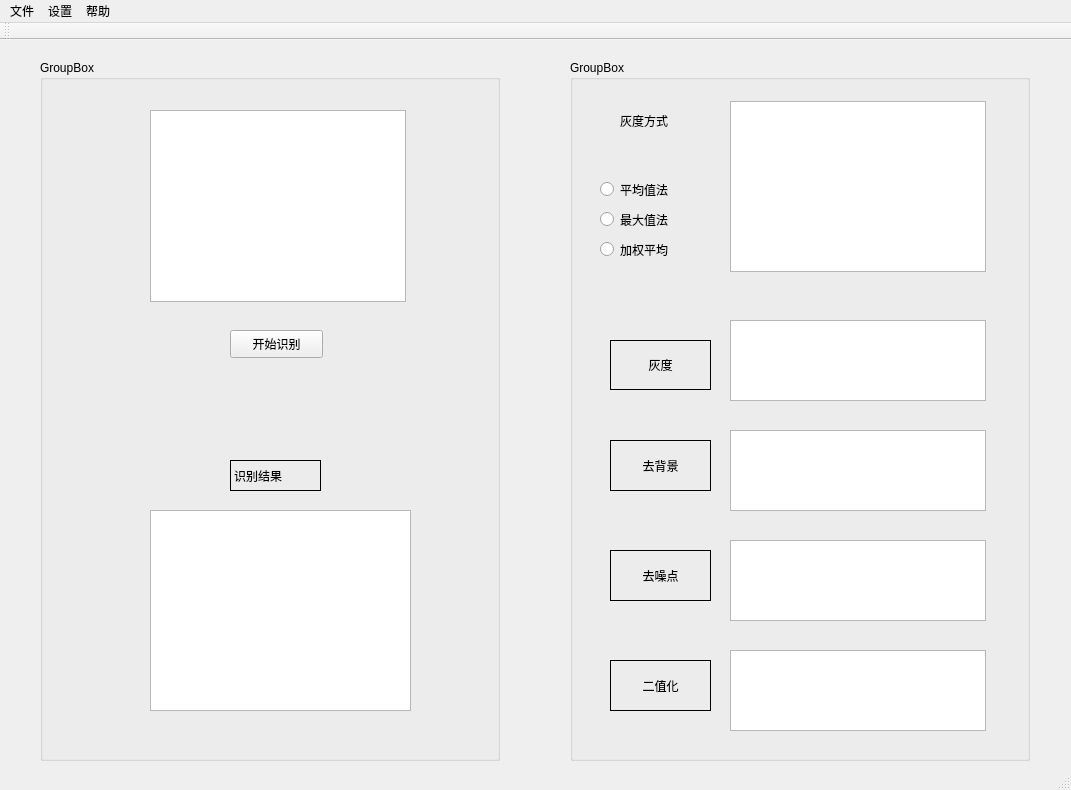
<?xml version="1.0" encoding="UTF-8"?>
<ui version="4.0">
 <class>ViewClass</class>
 <widget class="QMainWindow" name="ViewClass">
  <property name="geometry">
   <rect>
    <x>0</x>
    <y>0</y>
    <width>1071</width>
    <height>790</height>
   </rect>
  </property>
  <property name="windowTitle">
   <string>App</string>
  </property>
  <widget class="QWidget" name="centralWidget">
   <widget class="QGroupBox" name="groupBox">
    <property name="geometry">
     <rect>
      <x>40</x>
      <y>20</y>
      <width>460</width>
      <height>701</height>
     </rect>
    </property>
    <property name="title">
     <string>GroupBox</string>
    </property>
    <widget class="QGraphicsView" name="origin">
     <property name="geometry">
      <rect>
       <x>110</x>
       <y>50</y>
       <width>256</width>
       <height>192</height>
      </rect>
     </property>
    </widget>
    <widget class="QPushButton" name="recognizeButton">
     <property name="geometry">
      <rect>
       <x>190</x>
       <y>270</y>
       <width>93</width>
       <height>28</height>
      </rect>
     </property>
     <property name="styleSheet">
      <string notr="true">font: 12pt &quot;Agency FB&quot;;</string>
     </property>
     <property name="text">
      <string>开始识别</string>
     </property>
    </widget>
    <widget class="QTextBrowser" name="result">
     <property name="geometry">
      <rect>
       <x>110</x>
       <y>450</y>
       <width>261</width>
       <height>201</height>
      </rect>
     </property>
    </widget>
    <widget class="QLabel" name="label">
     <property name="geometry">
      <rect>
       <x>190</x>
       <y>400</y>
       <width>91</width>
       <height>31</height>
      </rect>
     </property>
     <property name="styleSheet">
      <string notr="true">font: 12pt &quot;Agency FB&quot;;</string>
     </property>
     <property name="frameShape">
      <enum>QFrame::Box</enum>
     </property>
     <property name="text">
      <string>识别结果</string>
     </property>
    </widget>
   </widget>
   <widget class="QGroupBox" name="groupBox_2">
    <property name="geometry">
     <rect>
      <x>570</x>
      <y>20</y>
      <width>460</width>
      <height>701</height>
     </rect>
    </property>
    <property name="title">
     <string>GroupBox</string>
    </property>
    <widget class="QGraphicsView" name="removeBackground">
     <property name="geometry">
      <rect>
       <x>160</x>
       <y>370</y>
       <width>256</width>
       <height>81</height>
      </rect>
     </property>
    </widget>
    <widget class="QGraphicsView" name="denoise">
     <property name="geometry">
      <rect>
       <x>160</x>
       <y>480</y>
       <width>256</width>
       <height>81</height>
      </rect>
     </property>
    </widget>
    <widget class="QGraphicsView" name="gray">
     <property name="geometry">
      <rect>
       <x>160</x>
       <y>260</y>
       <width>256</width>
       <height>81</height>
      </rect>
     </property>
    </widget>
    <widget class="QGraphicsView" name="graphicsView_3">
     <property name="geometry">
      <rect>
       <x>160</x>
       <y>590</y>
       <width>256</width>
       <height>81</height>
      </rect>
     </property>
    </widget>
    <widget class="QGraphicsView" name="graphicsView">
     <property name="geometry">
      <rect>
       <x>160</x>
       <y>41</y>
       <width>256</width>
       <height>171</height>
      </rect>
     </property>
    </widget>
    <widget class="QLabel" name="label_4">
     <property name="geometry">
      <rect>
       <x>40</x>
       <y>380</y>
       <width>101</width>
       <height>51</height>
      </rect>
     </property>
     <property name="styleSheet">
      <string notr="true">font: 14pt &quot;Agency FB&quot;;</string>
     </property>
     <property name="frameShape">
      <enum>QFrame::Box</enum>
     </property>
     <property name="text">
      <string>去背景</string>
     </property>
     <property name="alignment">
      <set>Qt::AlignCenter</set>
     </property>
    </widget>
    <widget class="QLabel" name="label_3">
     <property name="geometry">
      <rect>
       <x>40</x>
       <y>490</y>
       <width>101</width>
       <height>51</height>
      </rect>
     </property>
     <property name="styleSheet">
      <string notr="true">font: 14pt &quot;Agency FB&quot;;</string>
     </property>
     <property name="frameShape">
      <enum>QFrame::Box</enum>
     </property>
     <property name="text">
      <string>去噪点</string>
     </property>
     <property name="alignment">
      <set>Qt::AlignCenter</set>
     </property>
    </widget>
    <widget class="QLabel" name="label_2">
     <property name="geometry">
      <rect>
       <x>40</x>
       <y>600</y>
       <width>101</width>
       <height>51</height>
      </rect>
     </property>
     <property name="styleSheet">
      <string notr="true">font: 14pt &quot;Agency FB&quot;;</string>
     </property>
     <property name="frameShape">
      <enum>QFrame::Box</enum>
     </property>
     <property name="text">
      <string>二值化</string>
     </property>
     <property name="alignment">
      <set>Qt::AlignCenter</set>
     </property>
    </widget>
    <widget class="QLabel" name="label_5">
     <property name="geometry">
      <rect>
       <x>40</x>
       <y>280</y>
       <width>101</width>
       <height>50</height>
      </rect>
     </property>
     <property name="styleSheet">
      <string notr="true">font: 14pt &quot;Agency FB&quot;;</string>
     </property>
     <property name="frameShape">
      <enum>QFrame::Box</enum>
     </property>
     <property name="frameShadow">
      <enum>QFrame::Plain</enum>
     </property>
     <property name="lineWidth">
      <number>1</number>
     </property>
     <property name="text">
      <string>灰度</string>
     </property>
     <property name="textFormat">
      <enum>Qt::AutoText</enum>
     </property>
     <property name="alignment">
      <set>Qt::AlignCenter</set>
     </property>
     <property name="wordWrap">
      <bool>false</bool>
     </property>
    </widget>
    <widget class="QRadioButton" name="radioButton">
     <property name="geometry">
      <rect>
       <x>30</x>
       <y>120</y>
       <width>115</width>
       <height>19</height>
      </rect>
     </property>
     <property name="styleSheet">
      <string notr="true">font: 12pt &quot;Agency FB&quot;;</string>
     </property>
     <property name="text">
      <string>平均值法</string>
     </property>
    </widget>
    <widget class="QRadioButton" name="radioButton_2">
     <property name="geometry">
      <rect>
       <x>30</x>
       <y>150</y>
       <width>115</width>
       <height>19</height>
      </rect>
     </property>
     <property name="styleSheet">
      <string notr="true">font: 12pt &quot;Agency FB&quot;;</string>
     </property>
     <property name="text">
      <string>最大值法</string>
     </property>
    </widget>
    <widget class="QRadioButton" name="radioButton_3">
     <property name="geometry">
      <rect>
       <x>30</x>
       <y>180</y>
       <width>115</width>
       <height>19</height>
      </rect>
     </property>
     <property name="styleSheet">
      <string notr="true">font: 12pt &quot;Agency FB&quot;;</string>
     </property>
     <property name="text">
      <string>加权平均</string>
     </property>
    </widget>
    <widget class="QLabel" name="label_6">
     <property name="geometry">
      <rect>
       <x>50</x>
       <y>50</y>
       <width>81</width>
       <height>21</height>
      </rect>
     </property>
     <property name="styleSheet">
      <string notr="true">font: 12pt &quot;Agency FB&quot;；</string>
     </property>
     <property name="text">
      <string>灰度方式</string>
     </property>
    </widget>
   </widget>
  </widget>
  <widget class="QMenuBar" name="menuBar">
   <property name="geometry">
    <rect>
     <x>0</x>
     <y>0</y>
     <width>1071</width>
     <height>26</height>
    </rect>
   </property>
   <widget class="QMenu" name="menu">
    <property name="title">
     <string>文件</string>
    </property>
    <addaction name="importPicAction"/>
   </widget>
   <widget class="QMenu" name="menu_2">
    <property name="title">
     <string>设置</string>
    </property>
   </widget>
   <widget class="QMenu" name="menu_3">
    <property name="title">
     <string>帮助</string>
    </property>
   </widget>
   <addaction name="menu"/>
   <addaction name="menu_2"/>
   <addaction name="menu_3"/>
  </widget>
  <widget class="QToolBar" name="mainToolBar">
   <attribute name="toolBarArea">
    <enum>TopToolBarArea</enum>
   </attribute>
   <attribute name="toolBarBreak">
    <bool>false</bool>
   </attribute>
  </widget>
  <widget class="QStatusBar" name="statusBar"/>
  <action name="importPicAction">
   <property name="text">
    <string>导入图片</string>
   </property>
  </action>
 </widget>
 <layoutdefault spacing="6" margin="11"/>
 <resources>
  <include location="Vcode.qrc"/>
 </resources>
 <connections/>
</ui>
